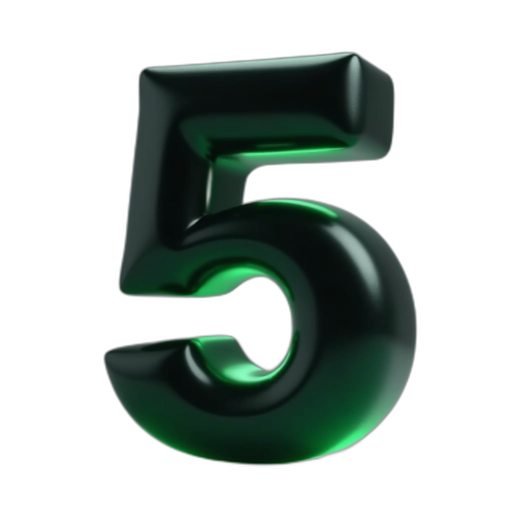
#> input picture 2026-07-25/opus-5/assets/s2-five_cut.png, 1024 x 1024 px (shown at 1/2 size); its folder holds only this picture in this run
$ python build.py
#> lines starting #> are read from the running program, lines starting #| are printed output that depends on the picture
#!/usr/bin/env python3
"""Carosello "Opus 5" — template GRADIENTE (slide_grad), alternanza scuro/chiaro.
Fonti dei fatti: annuncio Anthropic 24/07/2026 + docs (pricing, migration guide) + system card.
"""
import sys, os
SK = os.path.dirname(os.path.abspath(__file__)) + "/../../../../.claude/skills/carosello-produzione/scripts"
sys.path.insert(0, SK)
import slide_kit as sk
from PIL import Image

HERE = os.path.dirname(os.path.abspath(__file__)); A = f"{HERE}/assets"
G, O, Wt = "#5CFC6E", "#FF7A1A", "#F5F7F5"
GD = "#0B7A38"  # verde scuro leggibile sulle slide chiare

def obj(name, target_h=540):
    """Ritaglia al bbox l'oggetto scontornato e lo scala ad altezza fissa: ritorna (b64, w, h)."""
#> called with name = 's2-five', target_h = 520
    im = Image.open(f"{A}/{name}_cut.png").convert("RGBA")
#> im is the input picture: PIL image 1024x1024 RGBA; mean R, G, B, A 9.7, 19.1, 14.7, 86.9
    bb = im.split()[3].getbbox()
#> bb = (201, 95, 842, 938)
    if bb: im = im.crop(bb)
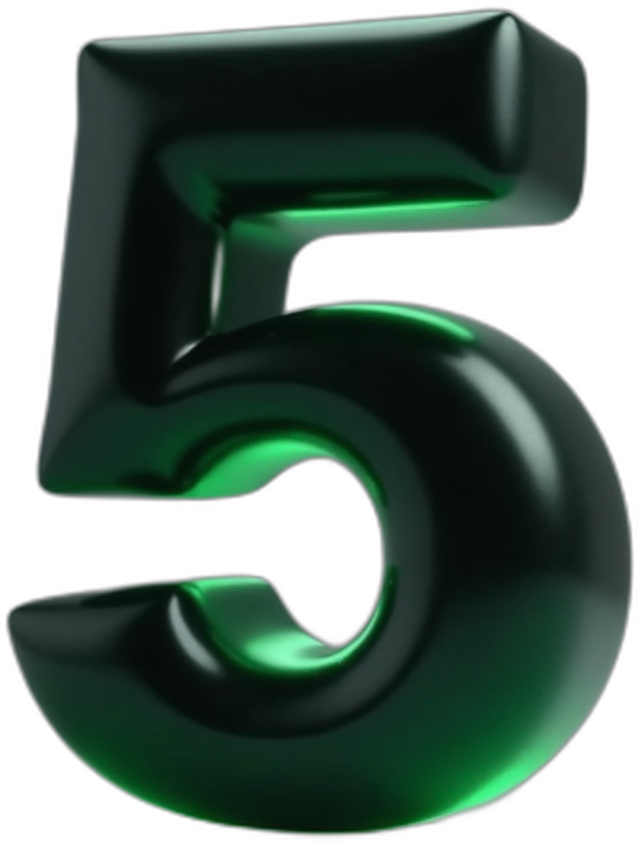
#> im: PIL image 641x843 RGBA; mean R, G, B, A 18.9, 37.1, 28.5, 168.7; transparent parts drawn white
    w, h = im.size; sw = int(target_h * w / h)
#> after `w, h = im.size`: w = 641; h = 843
#> after `sw = int(target_h * w / h)`: sw = 395
    out = f"{A}/{name}_fit.png"; im.save(out)
#> (the run stopped early here; a loop or call above may not have finished)
